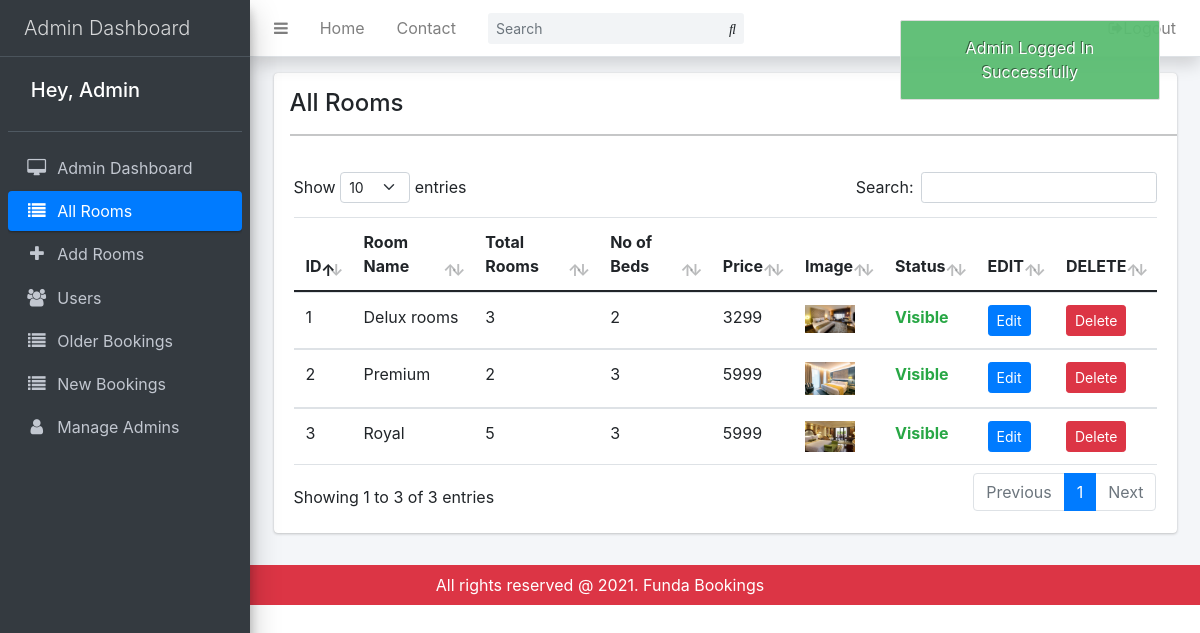
Page /admin/rooms.php (signed in) on the committed database.
### tables this page shows
CREATE TABLE `rooms` (
  `id` bigint(20) NOT NULL,
  `room_name` varchar(191) NOT NULL,
  `no_of_beds` tinyint(4) NOT NULL,
  `room_qty` int(11) NOT NULL,
  `description` varchar(500) NOT NULL,
  `price` varchar(191) NOT NULL,
  `room_image` varchar(191) DEFAULT NULL,
  `status` tinyint(4) NOT NULL DEFAULT 0,
  `created_at` timestamp NOT NULL DEFAULT current_timestamp()
);

### admin/rooms.php (the view)
<?php include('includes/header.php') ?>
<div class="container">
    <div class="row">
        <div class="col-md-12">
            <div class="card">
                <div class="pl-3 pt-3">
                    <h4 class="heading">All Rooms</h4>
                    <hr>
                </div>
                <div class="card-body">
                    <div class="table-responsive">
                        <table class="table" id="myTable">
                            <thead>
                                <tr>
                                    <th>ID</th>
                                    <th>Room Name</th>
                                    <th>Total Rooms</th>
                                    <th>No of Beds</th>
                                    <th>Price</th>
                                    <th>Image</th>
                                    <th>Status</th>
                                    <th>EDIT</th>
                                    <th>DELETE</th>
                                </tr>
                            </thead>
                            <tbody>
                                <?php
                                $all_rooms = "SELECT * FROM rooms";
                                $all_rooms_run = mysqli_query($con, $all_rooms);
                                if(mysqli_num_rows($all_rooms_run) > 0):
                                    foreach($all_rooms_run as $row)
                                    {
                                    ?>
                                    <tr>
                                        <td> <?= $row['id']; ?> </td>
                                        <td> <?= $row['room_name']; ?> </td>
                                        <td> <?= $row['room_qty']; ?> </td>
                                        <td> <?= $row['no_of_beds']; ?> </td>
                                        <td> <?= $row['price']; ?> </td>
                                        <td>
                                            <img src="../uploads/<?= $row['room_image']; ?>" width="50px" alt="Image here">
                                        </td>
                                        <td>
                                            <?= $row['status'] == '1'?  '<span class="text-danger fw-bold">Hidden</span> ':'<span class="text-success fw-bold">Visible</span>'; ?>
                                        </td>
                                        <td>
                                            <a href="edit.php?id=<?= $row['id']; ?>" class="btn btn-primary btn-sm">Edit</a>
                                        </td>
                                        <td>
                                            <form action="code.php" method="POST">
                                                <button type="submit" value="<?= $row['id']; ?>" class="btn btn-danger btn-sm" name="delete_room">Delete</button>
                                            </form>
                                        </td>
                                    </tr>
                                    <?php
                                    }
                                else :
                                ?>
                                <tr class="text-center">
                                    <td colspan="9"><h1>No records Found </h1></td>
                                </tr>
                                <?php endif; ?>
                            </tbody>
                        </table>
                    </div>
                </div>
            </div>
        </div>
    </div>
</div>
<?php include('includes/footer.php') ?>

### rows in the picture
rooms: id "1", room_name "Delux rooms", room_qty "3", no_of_beds "2", price "3299", room_image (picture), status "Visible"
rooms: id "2", room_name "Premium", room_qty "2", no_of_beds "3", price "5999", room_image (picture), status "Visible"
rooms: id "3", room_name "Royal", room_qty "5", no_of_beds "3", price "5999", room_image (picture), status "Visible"

### other values in the picture
$_SESSION['admin']['name'] "Admin"
